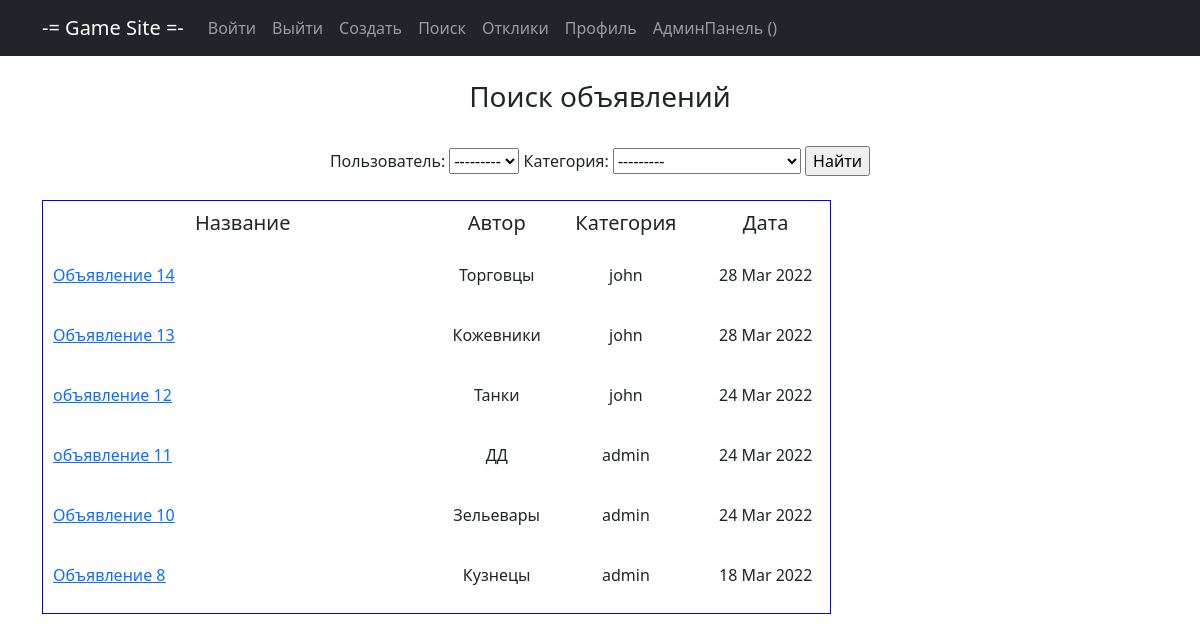
The app's page /search/, older data.
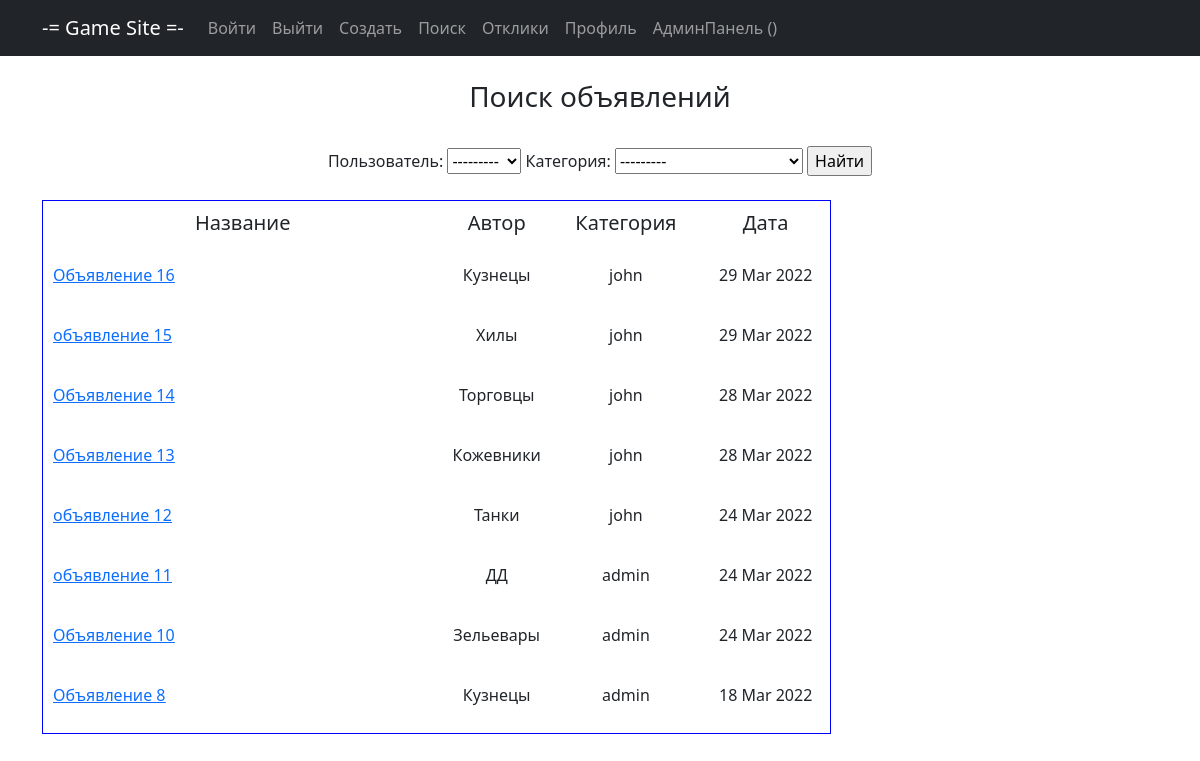
The same page, newer data.
### main/models.py (models this page shows, shortened)
class Note(models.Model):
    title = models.CharField(max_length=128, verbose_name='Название')
    content = RichTextUploadingField(verbose_name='Контент')
    datetime = models.DateTimeField(auto_now_add=True, verbose_name='Дата создания')
    user = models.ForeignKey(User, blank=True, null=True, on_delete=models.CASCADE, verbose_name='Пользователь')
    category = models.ForeignKey(Category, on_delete=models.CASCADE, verbose_name='Категория')

class Category(models.Model):
    name = models.CharField(max_length=64, unique=True, verbose_name='Название')
    def __str__(self):
        return f'{self.name}'

### main/views.py (the view)
# urls.py: path('search/', NoteSearch.as_view(), name='search'),
class NoteSearch(ListView):
    model = Note
    template_name = 'note_search.html'
    context_object_name = 'note'
    ordering = ['-datetime']
    def get_context_data(self, **kwargs):
        context = super().get_context_data(**kwargs)
        context['filter'] = NoteFilter(self.request.GET, queryset=self.get_queryset())
        return context

### templates/note_search.html (shortened to what this page needs)
{% extends 'static/default.html' %}
{% block content %}
<br><h3>Поиск объявлений</h3>
<br><form method="GET">
    {{ filter.form }}
    <input type="submit" value="Найти">
</form><br>
<table cellspacing="5" cellpadding="10" border="1"
       style=" border-spacing : 10px; border-color : blue; border-style: solid;" bgcolor="FFFFFF">
    <tr>
        <td width="400">
            <h5>Название</h5>
        </td>
        <td width="100">
            <h5>Автор</h5>
        </td>
        <td width="150">
            <h5>Категория</h5>
        </td>
        <td width="130">
            <h5>Дата</h5>
        </td>
    </tr>
    {% for note in filter.qs %}
    <tr>
        <td>
            <p align="left"><a href="{% url 'detail' note.id %}"><u>{{ note.title | truncatechars:60 }}</u></a></p>
        </td>
        <td>
            <p align="center">{{ note.category }}</p>
        </td>
        <td>
            <p align="center">{{ note.user }}</p>
        </td>
        <td>
            <p align="center">{{ note.datetime | date:"d M Y" }}</p>
        </td>
    </tr>
    {% endfor %}
</table>
<br>
{% endblock content %}

Row changes from the older to the newer data that the page shows:
added Note: title "Объявление 16", category "Кузнецы", user "john", datetime "29 Mar 2022"
added Note: title "объявление 15", category "Хилы", user "john", datetime "29 Mar 2022"
